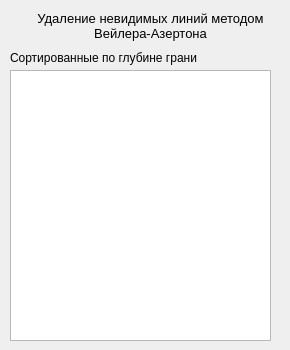
    <widget class="QWidget" name="tab_L3">
     <attribute name="title">
      <string>Л/р 3</string>
     </attribute>
     <widget class="QLabel" name="coordsName_6">
      <property name="geometry">
       <rect>
        <x>20</x>
        <y>10</y>
        <width>261</width>
        <height>31</height>
       </rect>
      </property>
      <property name="font">
       <font>
        <pointsize>10</pointsize>
        <weight>50</weight>
        <bold>false</bold>
       </font>
      </property>
      <property name="text">
       <string>Удаление невидимых линий методом Вейлера-Азертона</string>
      </property>
      <property name="scaledContents">
       <bool>false</bool>
      </property>
      <property name="alignment">
       <set>Qt::AlignCenter</set>
      </property>
      <property name="wordWrap">
       <bool>true</bool>
      </property>
     </widget>
     <widget class="QListWidget" name="FacesView">
      <property name="geometry">
       <rect>
        <x>10</x>
        <y>70</y>
        <width>261</width>
        <height>271</height>
       </rect>
      </property>
     </widget>
     <widget class="QLabel" name="coordsName_12">
      <property name="geometry">
       <rect>
        <x>10</x>
        <y>50</y>
        <width>191</width>
        <height>16</height>
       </rect>
      </property>
      <property name="text">
       <string>Сортированные по глубине грани</string>
      </property>
     </widget>
    </widget>
